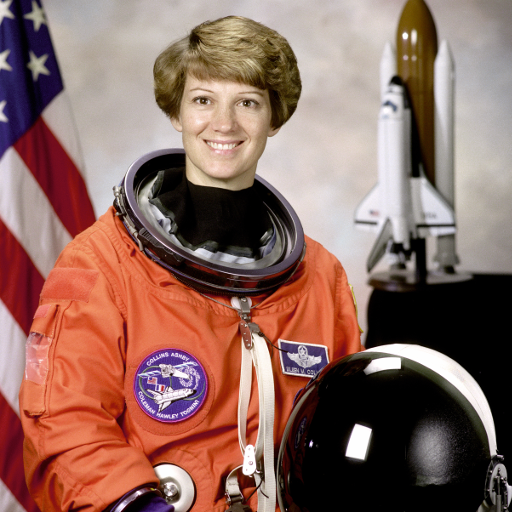
#> input picture skimage.data.astronaut(), 512 x 512 px
$ python 'RGB通道和卡方检验.py'
#> lines starting #> are read from the running program, lines starting #| are printed output that depends on the picture
#> further down, img_color is the input picture: shape (512, 512, 3); mean R, G, B 141.6, 105.8, 96.5
import cv2
import numpy as np
import matplotlib
matplotlib.use('TkAgg')  # 设置 Matplotlib 使用 TkAgg 后端
import matplotlib.pyplot as plt
from skimage import data


def color_histogram_analysis(image_input):
    """
    对彩色图像进行直方图分析：
    - 绘制 RGB 三通道直方图
    - 计算卡方值、信息熵、均值和方差
    参数:
        image_input: str 或 np.ndarray
    """
    # 判断输入类型
    if isinstance(image_input, str):
        img = cv2.imread(image_input)
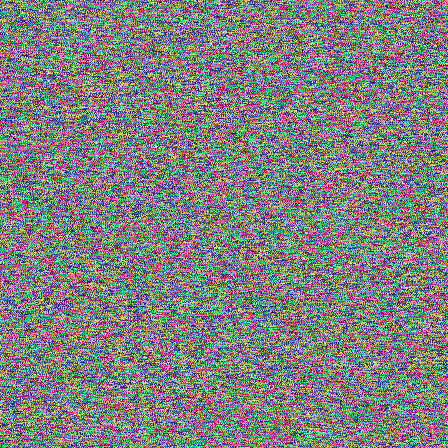
#> input picture main/picture/encrypted.png, 448 x 448 px, found by its file name
#> img is the input picture: shape (448, 448, 3); mean B, G, R 127.8, 127.5, 127.5
        if img is None:
            raise ValueError("图像路径无效或无法读取: " + image_input)
        img_rgb = cv2.cvtColor(img, cv2.COLOR_BGR2RGB)
    else:
        img_rgb = image_input.astype(np.uint8)

    channels = ('R', 'G', 'B')
    colors = ('red', 'green', 'blue')
    results = {}

    plt.figure(figsize=(10, 8))
    plt.suptitle("RGB Histogram Analysis", fontsize=16)

    for i, (ch_name, color) in enumerate(zip(channels, colors)):
        ch_data = img_rgb[:, :, i]

        hist = cv2.calcHist([ch_data], [0], None, [256], [0, 256]).flatten()
        p = hist / np.sum(hist)
        p_nonzero = p[p > 0]
        entropy = -np.sum(p_nonzero * np.log2(p_nonzero))
        total_pixels = ch_data.size
        expected = total_pixels / 256
        chi_square = np.sum((hist - expected) ** 2 / expected)
        mean_val = np.mean(ch_data)
        std_val = np.std(ch_data)

        results[ch_name] = {
            "卡方值Chi-square": float(chi_square),
            "信息熵Entropy": float(entropy),
            "均值Mean": float(mean_val),
            "方差StdDev": float(std_val)
        }

        plt.subplot(3, 1, i + 1)
        plt.bar(range(256), hist, color=color, alpha=0.7)
        plt.xlim([0, 255])
        plt.title(f"{ch_name}-channel | χ²={chi_square:.2f}, H={entropy:.4f}, μ={mean_val:.2f}, σ={std_val:.2f}")
        plt.xlabel("Gray Level")
        plt.ylabel("Pixel Count")
#> this loop made 3 passes
#> (chi_square, mean_val, std_val) on passes 1 to 3: (258.6, 127.5, 73.8), (306.3, 127.5, 73.92), (224.2, 127.8, 73.99)
#> pass 1, in color_histogram_analysis, `ch_data = img_rgb[:, :, i]`:
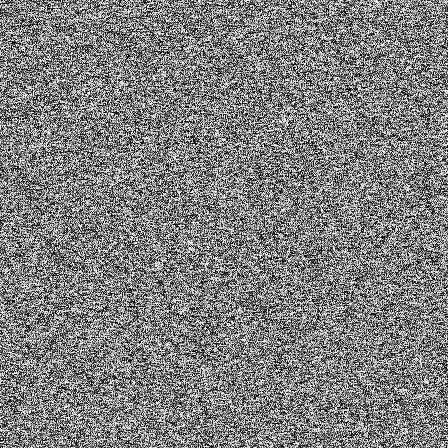
#> ch_data: shape (448, 448); min 0, max 255, mean 127.5
#> pass 2, in color_histogram_analysis, `ch_data = img_rgb[:, :, i]`:
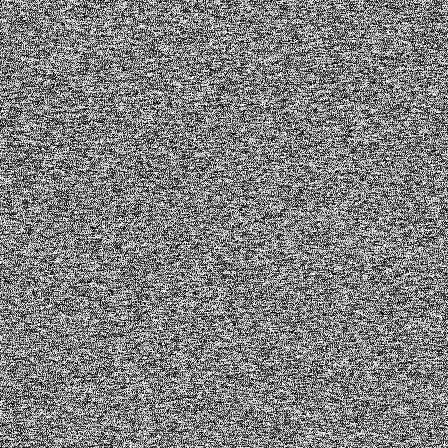
#> ch_data: shape (448, 448); min 0, max 255, mean 127.5
#> pass 3, in color_histogram_analysis, `ch_data = img_rgb[:, :, i]`:
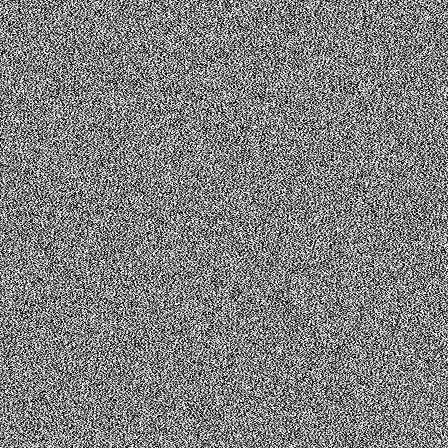
#> ch_data: shape (448, 448); min 0, max 255, mean 127.8
#> after the loop, results = 3 items

    plt.tight_layout(rect=[0, 0, 1, 0.95])
    plt.show()
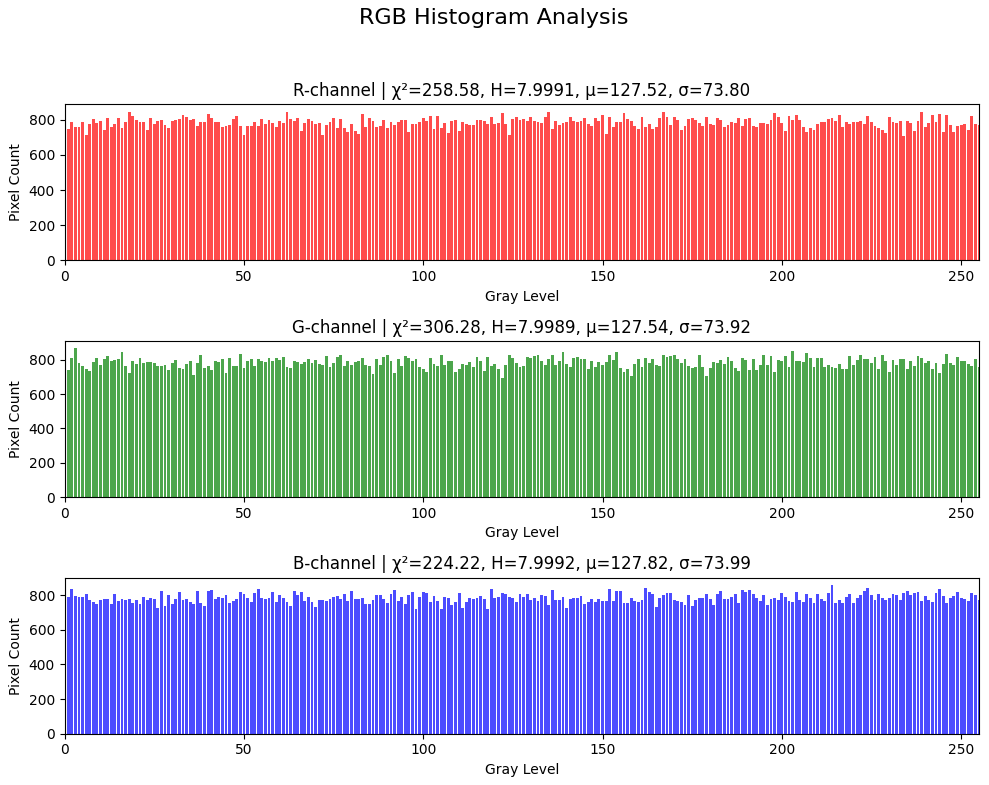
#> figure drawn by matplotlib, 3 panels; panel 2: tallest bar 866 high, from x = 2.6 to 3.4; panel 3: tallest bar 858 high, from x = 213.6 to 214.4

    return results


# 测试
from skimage import data
img_color = data.astronaut()
picture_path = r"F:\PycharmProjects\pythonProject\tuxiangjiami\main\picture\encrypted.png"
a = color_histogram_analysis(picture_path)
#> a = 3 items
print(a)
#> (printed output is left out)
